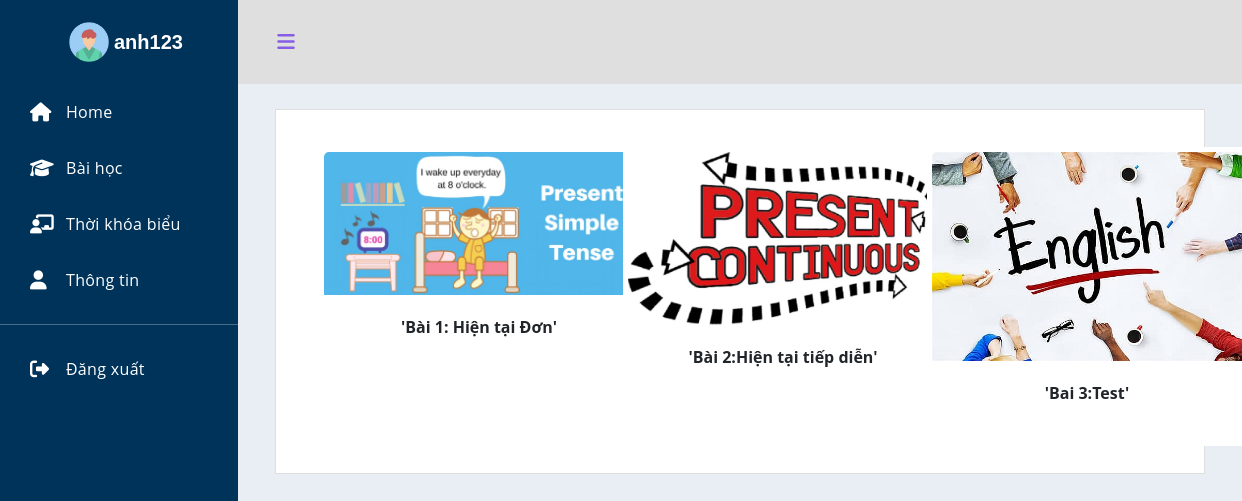
The page /Nhom_109/indexhv.php?act=bh (signed in) on the database its author committed.
### tables this page shows
CREATE TABLE IF NOT EXISTS `baihoc` (
  `idbh` varchar(8) NOT NULL,
  `tenbh` varchar(255) NOT NULL,
  `mota` text,
  `chitiet` text,
  `video` varchar(300) DEFAULT NULL,
  `idct` varchar(8) NOT NULL,
  `idgv` varchar(8) NOT NULL,
  `imgbh` varchar(20) DEFAULT NULL,
  PRIMARY KEY (`idbh`),
  KEY `lkbhgv` (`idgv`),
  KEY `lkbhct` (`idct`)
);

### Nhom_109/model/adminhv.php (called while the page is built, shortened)
<?php
   function getone_baihoc($id){
        $conn=connectdb();
        $stmt = $conn->prepare("SELECT * FROM baihoc inner join chuongtrinh on chuongtrinh.id=baihoc.idct
                 inner join lop on lop.idct=chuongtrinh.id inner join hocvien on hocvien.idlop=lop.id where hocvien.id='".$id."'");
        $stmt->execute();
        $kq=$stmt->fetchAll();
        return $kq;
   }
?>

### Nhom_109/view/lesson.php (the view, shortened to what this page needs)
<div class='dashboard-content'>
    <div class='container'>
        <div class='card'>
            <div class='card-body'>
                <div class="row">
                <?php
                  foreach($bhct as $ds){
                echo "<div class='col-sm-6 col-lg-4 col-md-4'>
                <a href='indexhv.php?act=chitietbh&idbh=".$ds['idbh']."' class='btn khung'>
                    <div class='card baihoc'>
                        <img class='card-img-top ' src='".$ds['imgbh']."'>
                        <div class='card-body'>
                            <p><b>'".$ds['tenbh']."'</b></p>
                            <form  method='get' enctype='multipart/form-data'>
                            </form>
                        </div>
                    </div>
                    </div></a>";
                }
                ?>
                </div>
            </div>
        </div>
    </div>
</div>

### Nhom_109/view/headerhv.php (shortened to what this page needs)
<!DOCTYPE html>
<html lang="en">
<head>
    <link href="https://cdn.jsdelivr.net/npm/bootstrap@5.3.2/dist/css/bootstrap.min.css" rel="stylesheet">
  <link rel="stylesheet" href="style/adminhv.css" />
  <link rel="stylesheet" href="https://cdnjs.cloudflare.com/ajax/libs/font-awesome/6.5.0/css/all.min.css" />
    <link rel="stylesheet" href="https://cdnjs.cloudflare.com/ajax/libs/jquery/3.5.1/jquery.min.js">
</head>
<body>
    <div class='dashboard'>
        <div class="dashboard-nav">
            <header><a href="#!" class="menu-toggle"><i class="fas fa-bars"></i></a>
            <?php if(isset($_SESSION['user'])&& ($_SESSION['user'])!=" "){
                        echo "<img class='brand-logo daidien' src='img/admin.png' ><a href='indexhv.php?act=thongtin' class='brand-logo daidien'>".$_SESSION['user']."</a>";
                    }?></header>
            <nav class="dashboard-nav-list"><a href="indexhv.php" class="dashboard-nav-item"><i class="fas fa-home"></i>Home </a>
                <a href="indexhv.php?act=bh" class="dashboard-nav-item"><i class="fa-solid fa-graduation-cap"></i></i>Bài học</a>
                <a href="indexhv.php?act=tkb" class="dashboard-nav-item"><i class="fa-solid fa-chalkboard-user"></i></i> Thời khóa biểu </a>
                <a href="indexhv.php?act=thongtin" class="dashboard-nav-item"><i class="fas fa-user"></i> Thông tin </a>
              <div class="nav-item-divider"></div>
              <a href="indexhv.php?act=dangxuat" class="dashboard-nav-item" name="thoat"><i class="fas fa-sign-out-alt"></i> Đăng xuất </a>
            </nav>
        </div>
        <div class='dashboard-app'>
            <header class='dashboard-toolbar'>
                <a href="#!" class="menu-toggle">
                    <i class="fas fa-bars"></i>
                </a>
            </header>

### Nhom_109/indexhv.php (shortened to what this page needs)
<?php
    include "view/headerhv.php";
    include "model/adminhv.php";
    if(isset($_GET['act'])){
        switch ($_GET['act']) {
            case 'bh':
                $bhct=getone_baihoc($_SESSION['id']);
                include "view/lesson.php";
                break;
        }
    }
?>

### rows shown on the page
baihoc: imgbh (picture), tenbh "Bài 1: Hiện tại Đơn"
baihoc: imgbh (picture), tenbh "Bài 2:Hiện tại tiếp diễn"
baihoc: imgbh (picture), tenbh "Bai 3:Test"

### other values the page prints
$_SESSION['user'] "anh123"
